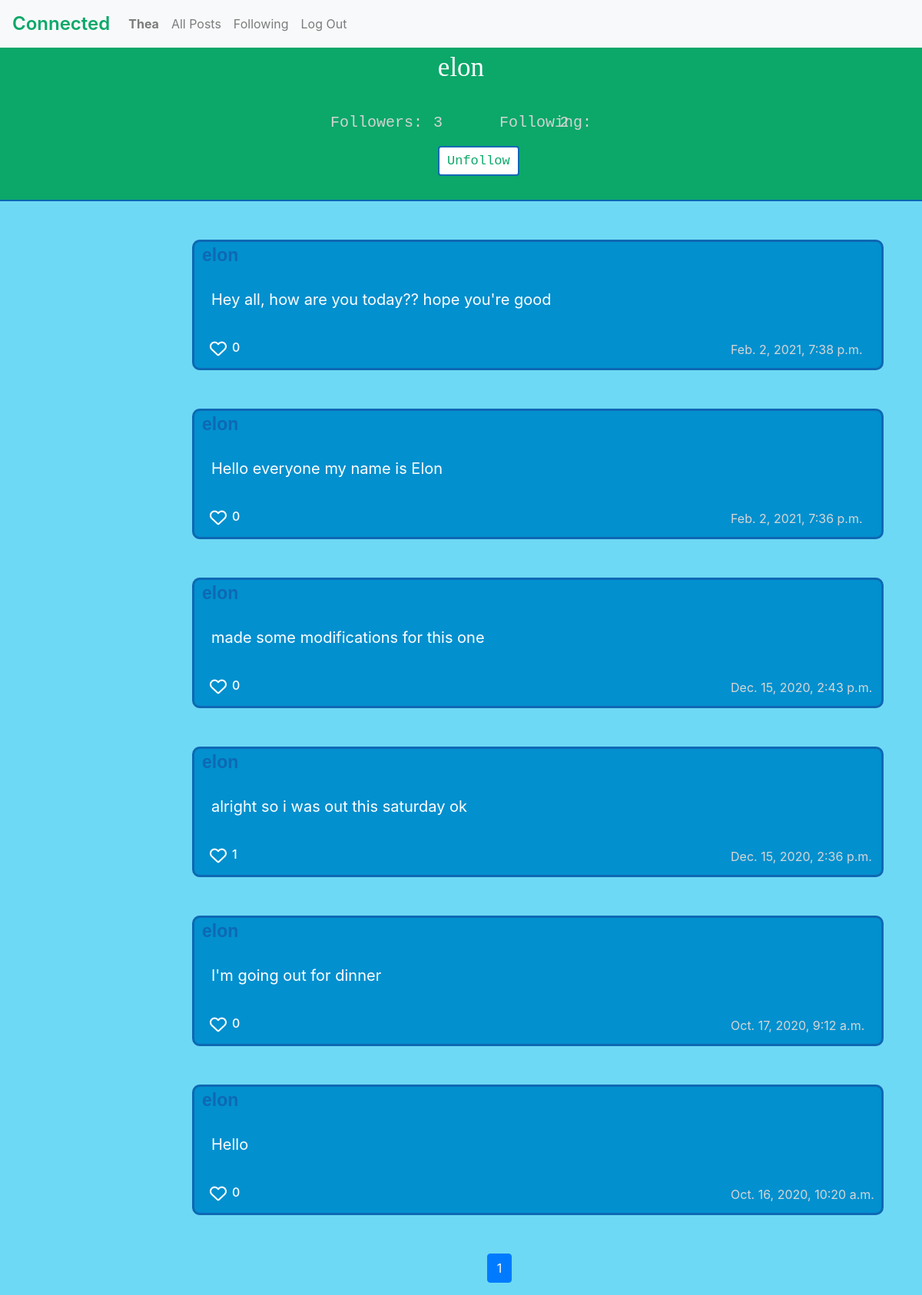
Screenshot of /user/2 (signed in) with the database file from the repository.
### network/models.py (models this page shows, shortened)
class User(AbstractUser):
    followers = models.ManyToManyField('self', related_name='following', symmetrical=False, blank=True)
    def count_followers(self):
        return self.followers.count()
    def count_following(self):
        return self.following.count()

class Post(models.Model):
    post_owner = models.ForeignKey(User, on_delete=models.CASCADE, related_name="person")
    post_content = models.CharField(blank=False, max_length=160)
    timestamp = models.DateTimeField(auto_now=False, auto_now_add=True)
    likes = models.ManyToManyField(User)
    def likes_count(self):
        return self.likes.count()

### network/views.py (the view)
# urls.py: path("user/<int:user_id>", views.profile, name="profile"),
def profile(request, user_id):
    person = Post.objects.filter(post_owner = user_id).order_by('-timestamp')
    if request.method == 'GET':
        paginator = Paginator(person, 10)
        page_number = request.GET.get('page')
        person = paginator.get_page(page_number)
        prof = User.objects.get(pk=user_id)
        return render(request, "network/profile.html", {
            'person' : person,
            'followers_num': prof.count_followers,
            'following_num': prof.count_following,
        })

### network/templates/network/profile.html (shortened to what this page needs)
{% extends "network/layout.html" %}
{% load static %}
{% block body %}
<div id="heading">
    <div id="username">{{ person.0.post_owner }}</div>
    <div id="status">
        <div id="followers">Followers:<h5 class="followers_count">{{followers_num}}</h5> </div>
        <div id="following">Following:<h5 class="following_count">{{following_num}}</h5></div>
    </div>
    {% if request.user.is_authenticated %}
     {% if request.user != person.0.post_owner %}
      {% if request.user in person.0.post_owner.followers.all %}
              <a href="{% url 'follow' person.0.post_owner.id %}" role="button" class="btn btn-outline-primary mb-2" id="follow">Unfollow</a>
                  {% else %}
            <a href="{% url 'follow' person.0.post_owner.id %}" role="button" class="btn btn-outline-primary mb-2" id="follow">Follow</a>
                      {% endif %}
              {% endif %}
    {% endif %}
</div>
{% for post in person %}
<div class="show_post" id="show-{{post.id}}">
  <div class="top" id="top-{{post.id}}">
    <div id="creator">
      <a href="{% url 'profile' post.post_owner.id %}">{{ post.post_owner }}</a>
     </div>
  </div>
  <div class="content" id="content-{{post.id}}"> {{ post.post_content }}</div>
  <div class="bottom">
    {% if request.user.is_authenticated %}
    <i data-id="{{post.id}}" id="heart-{{post.id}}" aria-hidden="true" class='far fa-heart like_button'></i>
    {% endif %}
    <h6 id="count-{{post.id}}" class="like_count">{{ post.likes_count }}</h6>
    <div id="time"> {{ post.timestamp }}</div></div>
 </div>
{% endfor %}
<nav aria-label="..."  class="d-flex justify-content-center">
    <ul class="pagination">
        {% for num in person.paginator.page_range %}
          {% if person.number == num %}
          <li class="page-item active" aria-current="page">
          <a class="page-link">{{ num }}</a>
          </li>
       {% else %}
       <a class="page-link">{{ num }}</a>
          {% endif %}
        {% endfor %}
    </ul>
      </nav>
{% endblock %}

### network/templates/network/layout.html (shortened to what this page needs)
{% load static %}
<!DOCTYPE html>
<html lang="en">
    <head>
        <link rel="stylesheet" href="https://stackpath.bootstrapcdn.com/bootstrap/4.4.1/css/bootstrap.min.css">
        <link href="{% static 'network/styles.css' %}" rel="stylesheet">
    </head>
    <body>
        <nav class="navbar navbar-expand-lg navbar-light bg-light">
            <a class="navbar-brand" style="color: #0ba869; font-size:24px; font-weight: 600" href="{% url 'index' %}">Connected</a>
            <div>
              <ul class="navbar-nav mr-auto">
                {% if user.is_authenticated %}
                    <li class="nav-item">
                        <a class="nav-link" href="{% url 'profile' request.user.id %}"><strong>{{ user.username }}</strong></a>
                    </li>
                {% endif %}
                <li class="nav-item">
                  <a class="nav-link" href="{% url 'index' %}">All Posts</a>
                </li>
                {% if user.is_authenticated %}
                    <li class="nav-item">
                        <a class="nav-link" href="{% url 'following' %}">Following</a>
                    </li>
                    <li class="nav-item">
                        <a class="nav-link" href="{% url 'logout' %}">Log Out</a>
                    </li>
                {% endif %}
              </ul>
            </div>
          </nav>
        <div class="body">
            {% block body %}
            {% endblock %}
        </div>
    </body>
</html>

### network/static/network/styles.css (style rules this page uses)
body { background:#6ed9f5; }
.pagination { margin-left: 100px;; }
.show_post { width: 900px; height: 170px; border: 3px solid #0e68b3; background: #0290cf; color: #fff; border-radius: 10px; margin: 50px 250px; }
.top { display:flex; }
#creator { font-size: 23px; margin-left:10px; width: 770px; font-weight: bold; font-family: Arial, Helvetica, sans-serif; }
#creator a { cursor: pointer; text-decoration: none; font-weight: bold; color: #0e68b3; }
.content { font-size: 20px; padding-top: 25px; padding-left:22px; }
.bottom { display:flex; padding-top: 38px; }
#time { color: #D6D6D6; }
.far { padding-left: 20px; font-size: 22px; cursor: pointer; }
.like_count { position: relative; padding-left:7px; margin-bottom: 5px; width:656px; }
#heading { width: 100%; height: 200px; background-color:#0ba869; border-bottom: 2px solid #0e68b3; }
#status { display: flex; justify-content: center; padding-top: 30px; }
#followers { font-size: 20px; color:#d3d3d3 ; font-family: monospace; }
#following { font-size: 20px; padding-left: 100px; color:#d3d3d3 ; font-family: monospace; }
#follow { outline: none; border: 2px solid #0e68b3; background-color: #fff; color: #0ba869; font-size: 17px; padding: 5px 10px; margin-top: 15px; font-family: 'Courier New', Courier, monospace; margin-left: 47.5%; }
#username { color:#fff; font-size: 35px; font-family: Gill Sans; display: flex; justify-content: center; }
.followers_count { position: absolute; top:148px; left:47%; }
.following_count { position: absolute; top:148px; left:60.7%; }

### rows the page displays
User: username "Thea"
Post: post_owner.username "elon", post_owner "elon", post_content "Hey all, how are you today?? hope you're good", likes_count "0", timestamp "Feb. 2, 2021, 7:38 p.m."
User: id "3", id "2"
Post: post_owner "elon", post_content "Hello everyone my name is Elon", likes_count "0", timestamp "Feb. 2, 2021, 7:36 p.m."
Post: post_owner "elon", post_content "made some modifications for this one", likes_count "0", timestamp "Dec. 15, 2020, 2:43 p.m."
Post: post_owner "elon", post_content "alright so i was out this saturday ok", likes_count "1", timestamp "Dec. 15, 2020, 2:36 p.m."
Post: post_owner "elon", post_content "I'm going out for dinner", likes_count "0", timestamp "Oct. 17, 2020, 9:12 a.m."
Post: post_owner "elon", post_content "Hello", likes_count "0", timestamp "Oct. 16, 2020, 10:20 a.m."

### other values shown
{{ num }} "1"
